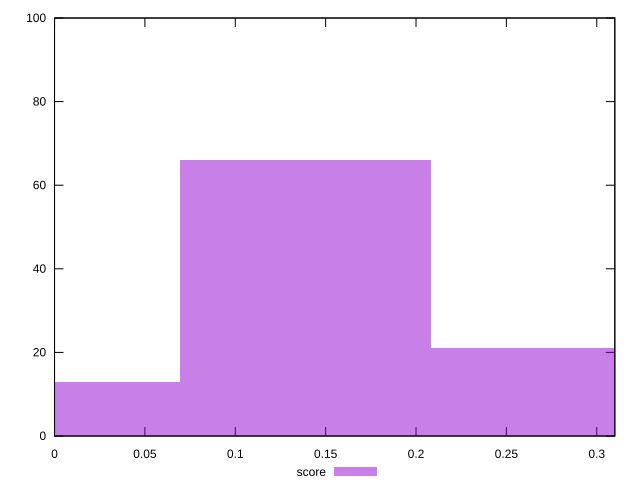

This figure's gnuplot source:
reset

$score <<EOF
0.13873609124523148 66
0 13
0.27747218249046296 21
EOF

set key outside below
set boxwidth 0.13873609124523148
set xrange [0:0.31]
set yrange [0:100]
set trange [0:100]
set style fill transparent solid 0.5 noborder
set terminal svg size 640, 490 enhanced background rgb 'white'
set output "reprap/speed-index/samples/pages+cached+noexternal+nomedia/score/histogram.svg"

plot $score title "score" with boxes

reset
